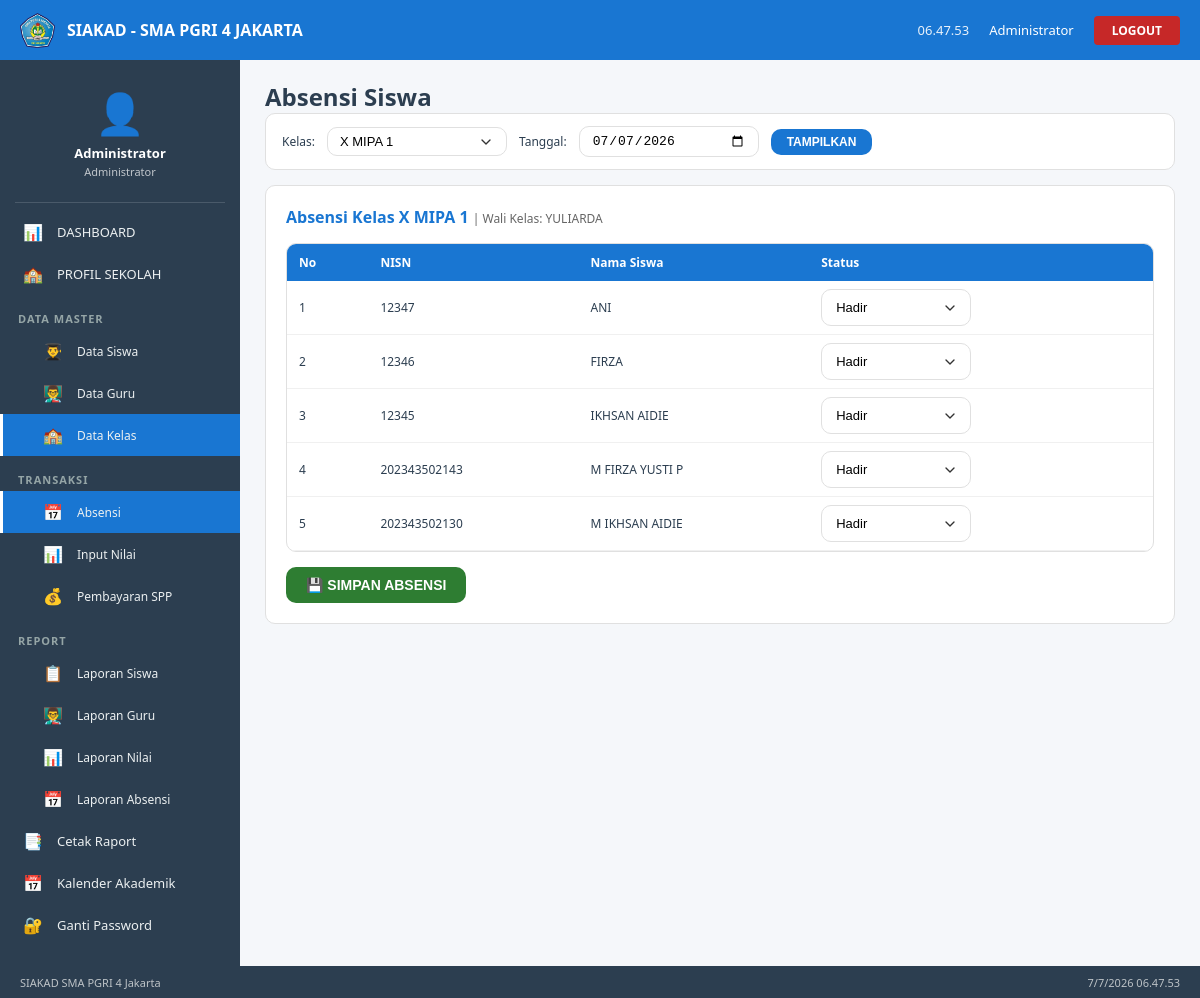
The app's page /absensi/index.php?kelas=X MIPA 1 (signed in) with its own data.
### tables this page shows
CREATE TABLE `tbl_guru` (
  `nip` varchar(20) NOT NULL,
  `jk` enum('Laki-laki','Perempuan') DEFAULT NULL,
  `nama_guru` varchar(100) NOT NULL,
  `mapel` varchar(50) NOT NULL,
  `password` varchar(255) DEFAULT md5('guru123'),
  `last_login` datetime DEFAULT NULL,
  `status` enum('aktif','nonaktif') DEFAULT 'aktif'
);

CREATE TABLE `tbl_siswa` (
  `nisn` varchar(20) NOT NULL,
  `nis` varchar(20) DEFAULT NULL,
  `nama` varchar(100) NOT NULL,
  `jk` enum('Laki-laki','Perempuan') NOT NULL,
  `tempat_lahir` varchar(50) DEFAULT NULL,
  `tgl_lahir` date DEFAULT NULL,
  `agama` enum('Islam','Kristen','Katolik','Hindu','Budha','Konghucu') NOT NULL,
  `alamat` text DEFAULT NULL,
  `no_hp` varchar(15) DEFAULT NULL,
  `email` varchar(50) DEFAULT NULL,
  `kelas` varchar(20) NOT NULL,
  `jurusan` varchar(30) DEFAULT NULL,
  `tahun_masuk` varchar(4) DEFAULT NULL,
  `nama_ayah` varchar(100) DEFAULT NULL,
  `nama_ibu` varchar(100) DEFAULT NULL
);

### absensi/index.php (the view, shortened to what this page needs)
<?php
include '../config/koneksi.php';
include '../includes/header.php';
$kelas = $_GET['kelas'] ?? '';
$tanggal = $_GET['tanggal'] ?? date('Y-m-d');
$siswaList = [];
$waliKelas = '-';
if ($kelas) {
    $wk = mysqli_fetch_assoc(mysqli_query($conn, "SELECT wali_kelas FROM tbl_kelas WHERE nama_kelas = '$kelas'"));
    if ($wk) {
        $g = mysqli_fetch_assoc(mysqli_query($conn, "SELECT nama_guru FROM tbl_guru WHERE nip = '{$wk['wali_kelas']}'"));
        $waliKelas = $g['nama_guru'] ?? '-';
    }
    $siswaList = mysqli_query($conn, "SELECT * FROM tbl_siswa WHERE kelas = '$kelas' ORDER BY nama");
}
$kelasList = mysqli_query($conn, "SELECT nama_kelas FROM tbl_kelas ORDER BY nama_kelas");
?>
<div class="page-header">
    <h2>Absensi Siswa</h2>
</div>
<form method="GET" class="filter-bar">
    <label>Kelas:</label>
    <select name="kelas" class="form-control" style="width:180px;" onchange="this.form.submit()">
        <?php while($k = mysqli_fetch_assoc($kelasList)): ?>
        <option value="<?php echo $k['nama_kelas']; ?>" <?php echo $kelas == $k['nama_kelas'] ? 'selected' : ''; ?>><?php echo $k['nama_kelas']; ?></option>
        <?php endwhile; ?>
    </select>
    <label>Tanggal:</label>
    <input type="date" name="tanggal" class="form-control" value="<?php echo $tanggal; ?>" style="width:180px;" onchange="this.form.submit()">
    <button type="submit" class="btn btn-primary">TAMPILKAN</button>
</form>
<?php if ($kelas && mysqli_num_rows($siswaList) > 0): ?>
<div class="card">
    <div class="card-title">
        Absensi Kelas <?php echo $kelas; ?>
        <span style="font-size:12px;font-weight:normal;color:#666;">| Wali Kelas: <?php echo $waliKelas; ?></span>
    </div>
    <form method="POST">
        <div class="table-container">
            <table class="table">
                <thead>
                    <tr>
                        <th>No</th>
                        <th>NISN</th>
                        <th>Nama Siswa</th>
                        <th>Status</th>
                    </tr>
                </thead>
                <tbody>
                    <?php
                    $no = 1;
                    while ($row = mysqli_fetch_assoc($siswaList)):
                    $status = 'Hadir';
                    ?>
                    <tr>
                        <td><?php echo $no++; ?></td>
                        <td><?php echo $row['nisn']; ?></td>
                        <td><?php echo $row['nama']; ?></td>
                        <td>
                            <select name="status[]" class="form-control" style="width:150px;">
                                <option value="Hadir" <?php echo $status == 'Hadir' ? 'selected' : ''; ?>>Hadir</option>
                            </select>
                        </td>
                    </tr>
                    <?php endwhile; ?>
                </tbody>
            </table>
        </div>
        <div style="margin-top:15px;">
            <button type="submit" class="btn btn-success">💾 SIMPAN ABSENSI</button>
        </div>
    </form>
</div>
<?php elseif ($kelas): ?>
<div class="notification notification-warning">Tidak ada siswa di kelas <?php echo $kelas; ?></div>
<?php endif; ?>
<?php include '../includes/footer.php'; ?>

### assets/css/style.css (style rules this page uses)
* { margin: 0; padding: 0; box-sizing: border-box; }
body { font-family: 'Segoe UI', Tahoma, Geneva, Verdana, sans-serif; background: #F5F7FA; color: #2C3E50; }
.form-control { width: 100%; padding: 10px 14px; border: 1px solid #E0E0E0; border-radius: 10px; font-size: 13px; transition: border-color 0.3s; background: white; }
select.form-control { appearance: none; background-repeat: no-repeat; background-position: right 12px center; background-size: 16px; }
.btn { padding: 10px 20px; border: none; border-radius: 10px; font-size: 14px; font-weight: bold; cursor: pointer; transition: background 0.3s; text-decoration: none; display: inline-block; text-align: center; }
.btn-primary { background: #1976D2; color: white; }
.btn-success { background: #2E7D32; color: white; }
.table-container { overflow-x: auto; background: white; border-radius: 10px; border: 1px solid #E0E0E0; margin-top: 15px; }
.table { width: 100%; border-collapse: collapse; font-size: 12px; }
.table th { background: #1976D2; color: white; padding: 10px 12px; text-align: left; font-weight: 600; white-space: nowrap; }
.table td { padding: 8px 12px; border-bottom: 1px solid #f0f0f0; }
.card { background: white; border-radius: 10px; border: 1px solid #E0E0E0; padding: 20px; margin-bottom: 20px; }
.card-title { font-size: 16px; font-weight: bold; color: #1976D2; margin-bottom: 15px; }
.filter-bar { display: flex; flex-wrap: wrap; gap: 12px; align-items: center; background: white; padding: 12px 16px; border-radius: 10px; border: 1px solid #E0E0E0; margin-bottom: 15px; }
.filter-bar label { font-size: 12px; font-weight: 500; }
.filter-bar .form-control { width: auto; min-width: 150px; padding: 6px 12px; }
.filter-bar .btn { padding: 6px 16px; font-size: 12px; }

### records on screen
tbl_guru: nama_guru "YULIARDA"
tbl_siswa: nisn "12347", nama "ANI"
tbl_siswa: nisn "12346", nama "FIRZA"
tbl_siswa: nisn "12345", nama "IKHSAN AIDIE"
tbl_siswa: nisn "202343502143", nama "M FIRZA YUSTI P"
tbl_siswa: nisn "202343502130", nama "M IKHSAN AIDIE"

### other values on screen
$_SESSION['nama'] "Administrator"
$kelas "X MIPA 1"
form field kelas "X MIPA 1"
